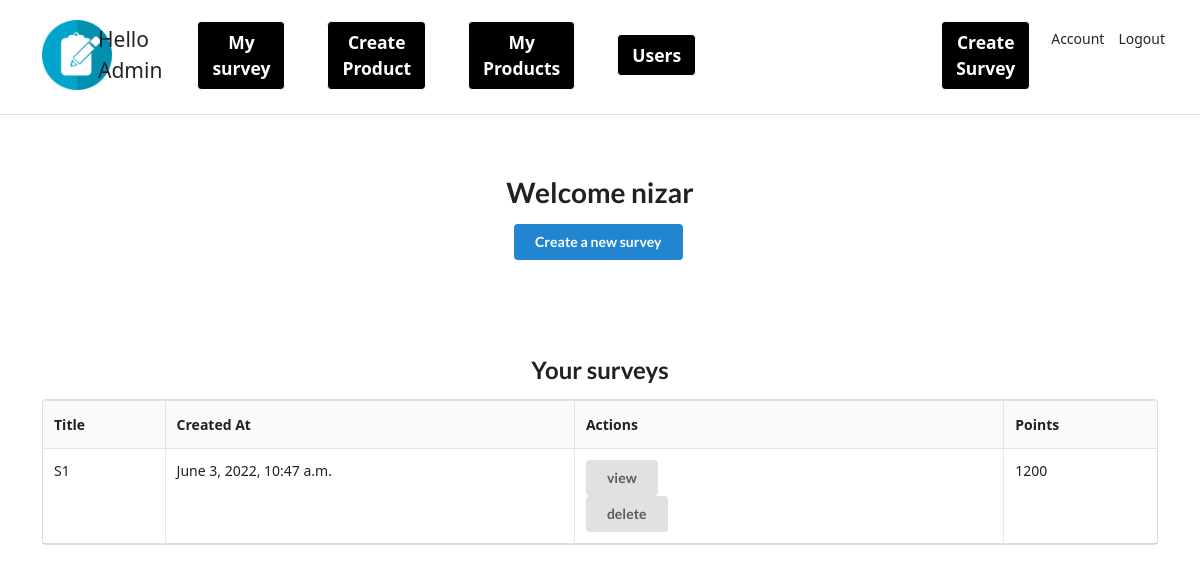
/surveys/ (signed in), run on an earlier commit of the app's database.
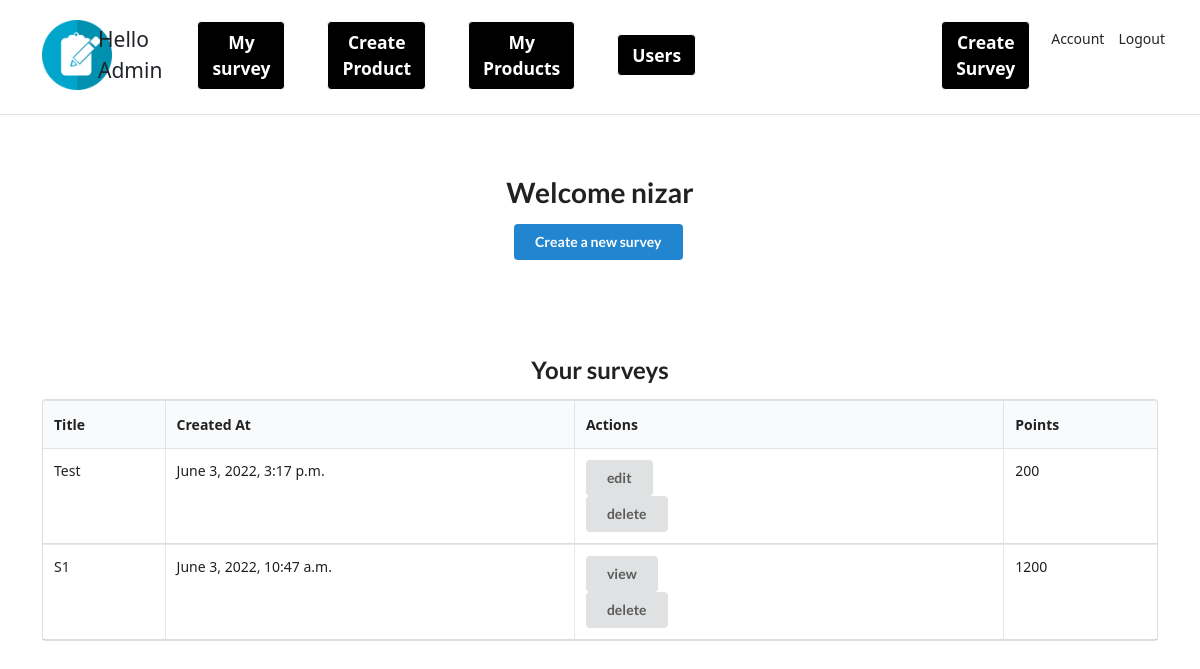
And on a later commit of the database.
### survey/models.py (models this page shows)
class Survey(models.Model):
    title = models.CharField(max_length=64)
    is_active = models.BooleanField(default=False)
    creator = models.ForeignKey(Account, on_delete=models.CASCADE)
    created_at = models.DateTimeField(default=timezone.now)
    points = models.IntegerField(default=0)

### survey/views.py (the view)
# urls.py: path('surveys/', survey_list, name='surveys'),
@login_required
def survey_list(request):
    if request.user.is_admin:
        surveys = Survey.objects.filter(
            creator=request.user).order_by("-created_at").all()
        return render(request, "survey/list.html", {"surveys": surveys})
    else:
        return redirect("list")

### survey/templates/survey/list.html (shortened to what this page needs)
{% extends "base.html" %}
{% block content %}
<div class="ui center aligned basic very padded segment">
    <h1 class="ui header">Welcome {{ request.user.username }}</h1>
    <a href="{% url 'create' %}">
        <div class="ui primary button">Create a new survey</div>
    </a>
</div>
<div class="ui center aligned basic very padded segment">
    {% if surveys %}
    <h2 class="ui header">Your surveys</h2>
    <table class="ui celled table">
        <thead>
            <tr>
                <th>Title</th>
                <th>Created At</th>
                <th>Actions</th>
                <th>Points</th>
            </tr>
        </thead>
        <tbody>
            {% for survey in surveys %}
            <tr>
                <td>{{ survey.title }}</td>
                <td>{{ survey.created_at }}</td>
                <td>
                    {% if survey.is_active %}
                    <a href="{% url 'detail' survey.pk %}">
                        <div class="ui button">view</div>
                    </a>
                    {% else %}
                    <a href="{% url 'edit' survey.pk %}">
                        <div class="ui button">edit</div>
                    </a>
                    {% endif %}
                    <form method="post" action="{% url 'delete' survey.pk %}" style="display: inline-block;">
                        <button class=" ui button">delete</button>
                    </form>
                </td>
                <td> {{survey.points}} </td>
            </tr>
            {% endfor %}
        </tbody>
    </table>
    {% else %}
    <h2 class="ui header">Your surveys
        <div class="sub header">You don't have any surveys yet, try creating one first.</div>
    </h2>
    {% endif %}
</div>
{% endblock %}

What changed in the data, as far as the page shows it:
added Survey: title "Test", created_at "June 3, 2022, 3:17 p.m.", is_active "edit", points "200"
